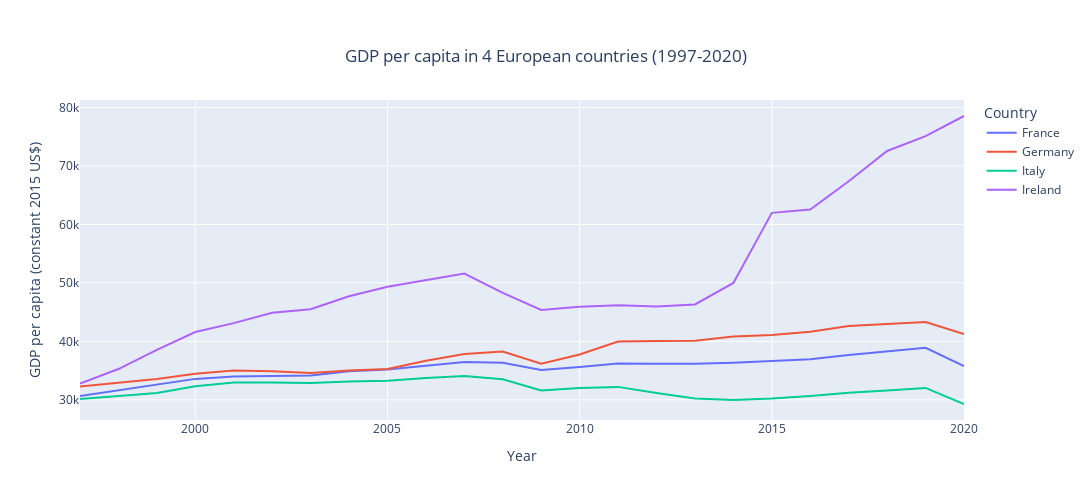

Here is the notebook cell this chart was saved with:
### Code cell
fig=df.plot(y=["France", "Germany", "Italy", "Ireland"], title= "GDP per capita in 4 European countries (1997-2020)",labels={"index":"Year","value":"GDP per capita (constant 2015 US$)",'variable':'Country'})
fig.update_layout(
    autosize=False,
    width=1500,
    height=500,
    title={'y':0.9,'x':0.5,'xanchor':'center','yanchor':'top'}
    )
fig.show()

### Figure 1 — Plotly figure (JSON) as saved in the notebook; plotly's stock layout.template omitted (floating-point values rounded to 4 significant figures)
{"data": [{"hovertemplate": "Country=France<br>Year=%{x}<br>GDP per capita (constant 2015 US$)=%{y}<extra></extra>", "legendgroup": "France", "line": {"color": "#636efa", "dash": "solid"}, "marker": {"symbol": "circle"}, "mode": "lines", "name": "France", "orientation": "v", "showlegend": true, "type": "scatter", "x": [1997, 1998, 1999, 2000, 2001, 2002, 2003, 2004, 2005, 2006, 2007, 2008, 2009, 2010, 2011, 2012, 2013, 2014, 2015, 2016, 2017, 2018, 2019, 2020], "xaxis": "x", "y": [30640.0, 31620.0, 32540.0, 33580.0, 34000.0, 34140.0, 34180.0, 34890.0, 35200.0, 35810.0, 36450.0, 36340.0, 35120.0, 35630.0, 36230.0, 36170.0, 36190.0, 36360.0, 36640.0, 36940.0, 37680.0, 38280.0, 38900.0, 35770.0], "yaxis": "y"}, {"hovertemplate": "Country=Germany<br>Year=%{x}<br>GDP per capita (constant 2015 US$)=%{y}<extra></extra>", "legendgroup": "Germany", "line": {"color": "#EF553B", "dash": "solid"}, "marker": {"symbol": "circle"}, "mode": "lines", "name": "Germany", "orientation": "v", "showlegend": true, "type": "scatter", "x": [1997, 1998, 1999, 2000, 2001, 2002, 2003, 2004, 2005, 2006, 2007, 2008, 2009, 2010, 2011, 2012, 2013, 2014, 2015, 2016, 2017, 2018, 2019, 2020], "xaxis": "x", "y": [32300.0, 32950.0, 33550.0, 34480.0, 35000.0, 34870.0, 34610.0, 35020.0, 35300.0, 36680.0, 37830.0, 38260.0, 36180.0, 37750.0, 39960.0, 40050.0, 40120.0, 40830.0, 41090.0, 41670.0, 42620.0, 42960.0, 43310.0, 41260.0], "yaxis": "y"}, {"hovertemplate": "Country=Italy<br>Year=%{x}<br>GDP per capita (constant 2015 US$)=%{y}<extra></extra>", "legendgroup": "Italy", "line": {"color": "#00cc96", "dash": "solid"}, "marker": {"symbol": "circle"}, "mode": "lines", "name": "Italy", "orientation": "v", "showlegend": true, "type": "scatter", "x": [1997, 1998, 1999, 2000, 2001, 2002, 2003, 2004, 2005, 2006, 2007, 2008, 2009, 2010, 2011, 2012, 2013, 2014, 2015, 2016, 2017, 2018, 2019, 2020], "xaxis": "x", "y": [30140.0, 30680.0, 31170.0, 32340.0, 32950.0, 32980.0, 32880.0, 33140.0, 33240.0, 33740.0, 34070.0, 33520.0, 31600.0, 32050.0, 32220.0, 31170.0, 30250.0, 29970.0, 30230.0, 30670.0, 31230.0, 31590.0, 32040.0, 29290.0], "yaxis": "y"}, {"hovertemplate": "Country=Ireland<br>Year=%{x}<br>GDP per capita (constant 2015 US$)=%{y}<extra></extra>", "legendgroup": "Ireland", "line": {"color": "#ab63fa", "dash": "solid"}, "marker": {"symbol": "circle"}, "mode": "lines", "name": "Ireland", "orientation": "v", "showlegend": true, "type": "scatter", "x": [1997, 1998, 1999, 2000, 2001, 2002, 2003, 2004, 2005, 2006, 2007, 2008, 2009, 2010, 2011, 2012, 2013, 2014, 2015, 2016, 2017, 2018, 2019, 2020], "xaxis": "x", "y": [32770.0, 35270.0, 38540.0, 41610.0, 43120.0, 44900.0, 45500.0, 47710.0, 49360.0, 50440.0, 51600.0, 48290.0, 45370.0, 45910.0, 46200.0, 45980.0, 46320.0, 49990.0, 61990.0, 62540.0, 67400.0, 72580.0, 75110.0, 78560.0], "yaxis": "y"}], "layout": {"autosize": false, "height": 500, "legend": {"title": {"text": "Country"}, "tracegroupgap": 0}, "title": {"text": "GDP per capita in 4 European countries (1997-2020)", "x": 0.5, "xanchor": "center", "y": 0.9, "yanchor": "top"}, "width": 1500, "xaxis": {"anchor": "y", "autorange": true, "domain": [0, 1], "range": [1997, 2020], "title": {"text": "Year"}, "type": "linear"}, "yaxis": {"anchor": "x", "autorange": true, "domain": [0, 1], "range": [26550.0, 81300.0], "title": {"text": "GDP per capita (constant 2015 US$)"}, "type": "linear"}}}
